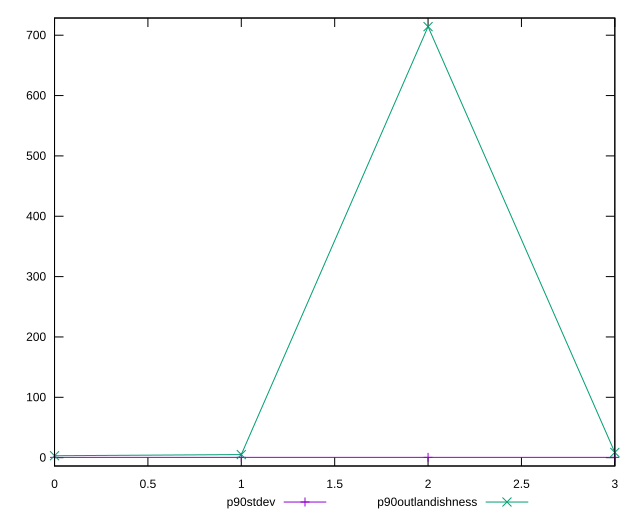

Write gnuplot code to recreate this figure.
reset

$p90Stdev <<EOF
0 0.4945367089241379
1 0.459540710442608
2 0.4371803223197845
3 0.4763119687319076
EOF

$p90Outlandishness <<EOF
0 3.1913401017426417
1 5.072664347393989
2 714.2191232272774
3 8.655255825266911
EOF

set key outside below
set xrange [0:3]
set yrange [-13.838458535779367:728.4947620853765]
set trange [-13.838458535779367:728.4947620853765]
set terminal svg size 640, 520 enhanced background rgb 'white'
set output "reports/report_00032_2021-02-25T10-28-15.087Z/server-response-time/progression/stddev.svg"

plot $p90Stdev title "p90stdev" with linespoints, \
     $p90Outlandishness title "p90outlandishness" with linespoints

reset
